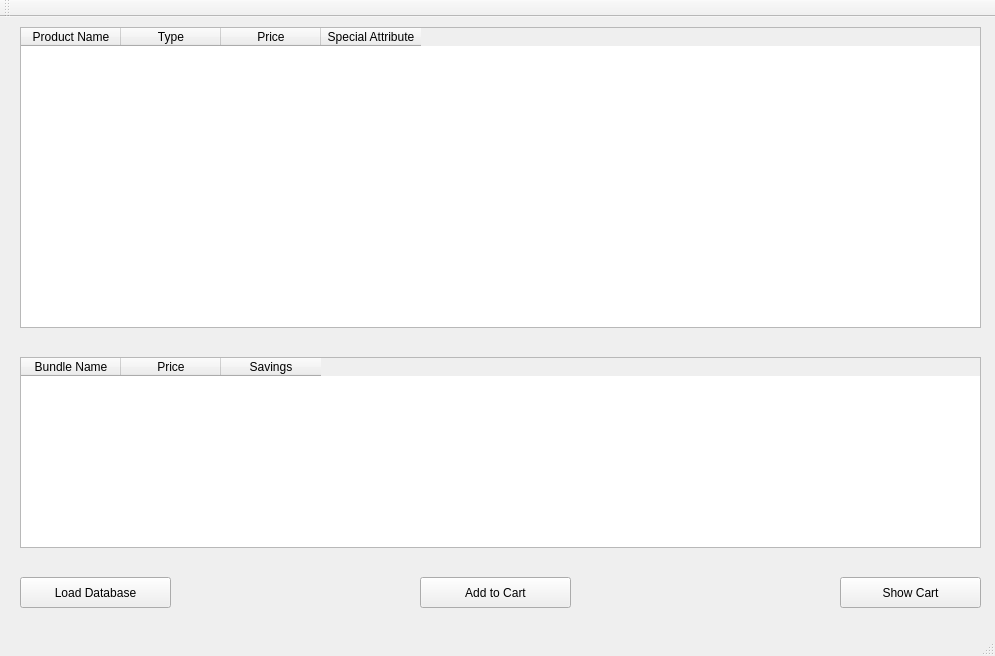
<?xml version="1.0" encoding="UTF-8"?>
<ui version="4.0">
 <class>MainWindow</class>
 <widget class="QMainWindow" name="MainWindow">
  <property name="geometry">
   <rect>
    <x>0</x>
    <y>0</y>
    <width>995</width>
    <height>656</height>
   </rect>
  </property>
  <property name="windowTitle">
   <string>MainWindow</string>
  </property>
  <widget class="QWidget" name="centralWidget">
   <widget class="DTableWidget" name="tableWidgetTop">
    <property name="geometry">
     <rect>
      <x>20</x>
      <y>10</y>
      <width>961</width>
      <height>301</height>
     </rect>
    </property>
    <column>
     <property name="text">
      <string>Product Name</string>
     </property>
    </column>
    <column>
     <property name="text">
      <string>Type</string>
     </property>
    </column>
    <column>
     <property name="text">
      <string>Price</string>
     </property>
    </column>
    <column>
     <property name="text">
      <string>Special Attribute</string>
     </property>
    </column>
   </widget>
   <widget class="DTableWidget" name="tableWidgetBottom">
    <property name="geometry">
     <rect>
      <x>20</x>
      <y>340</y>
      <width>961</width>
      <height>191</height>
     </rect>
    </property>
    <column>
     <property name="text">
      <string>Bundle Name</string>
     </property>
    </column>
    <column>
     <property name="text">
      <string>Price</string>
     </property>
    </column>
    <column>
     <property name="text">
      <string>Savings</string>
     </property>
    </column>
   </widget>
   <widget class="DPushButton" name="pushButtonLoadDatabase">
    <property name="geometry">
     <rect>
      <x>20</x>
      <y>560</y>
      <width>151</width>
      <height>31</height>
     </rect>
    </property>
    <property name="text">
     <string>Load Database</string>
    </property>
   </widget>
   <widget class="DPushButton" name="pushButtonShowCart">
    <property name="geometry">
     <rect>
      <x>840</x>
      <y>560</y>
      <width>141</width>
      <height>31</height>
     </rect>
    </property>
    <property name="text">
     <string>Show Cart</string>
    </property>
   </widget>
   <widget class="DPushButton" name="pushButtonAddToCart">
    <property name="geometry">
     <rect>
      <x>420</x>
      <y>560</y>
      <width>151</width>
      <height>31</height>
     </rect>
    </property>
    <property name="text">
     <string>Add to Cart</string>
    </property>
   </widget>
  </widget>
  <widget class="QMenuBar" name="menuBar">
   <property name="geometry">
    <rect>
     <x>0</x>
     <y>0</y>
     <width>995</width>
     <height>19</height>
    </rect>
   </property>
  </widget>
  <widget class="QToolBar" name="mainToolBar">
   <attribute name="toolBarArea">
    <enum>TopToolBarArea</enum>
   </attribute>
   <attribute name="toolBarBreak">
    <bool>false</bool>
   </attribute>
  </widget>
  <widget class="QStatusBar" name="statusBar"/>
 </widget>
 <layoutdefault spacing="6" margin="11"/>
 <customwidgets>
  <customwidget>
   <class>DPushButton</class>
   <extends>QPushButton</extends>
   <header location="global">dpushbutton.h</header>
  </customwidget>
  <customwidget>
   <class>DTableWidget</class>
   <extends>QTableWidget</extends>
   <header location="global">dtablewidget.h</header>
  </customwidget>
 </customwidgets>
 <resources/>
 <connections/>
</ui>
